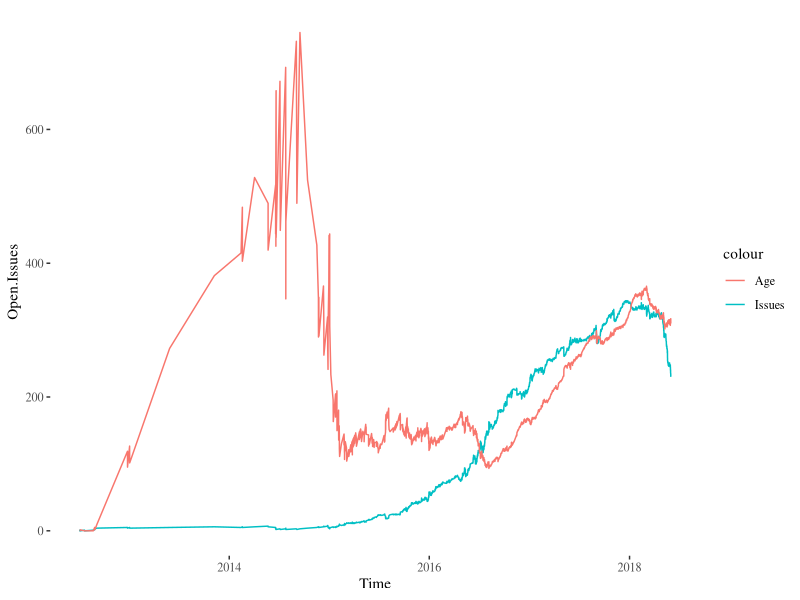
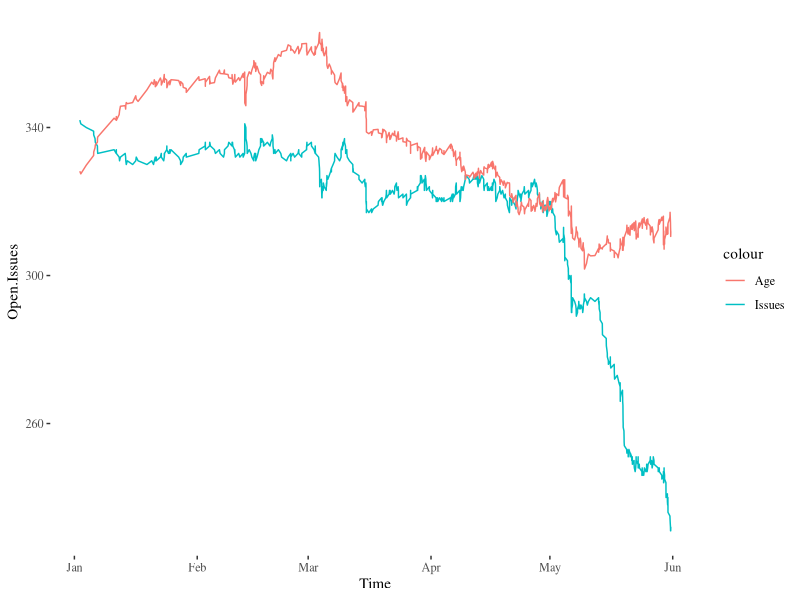
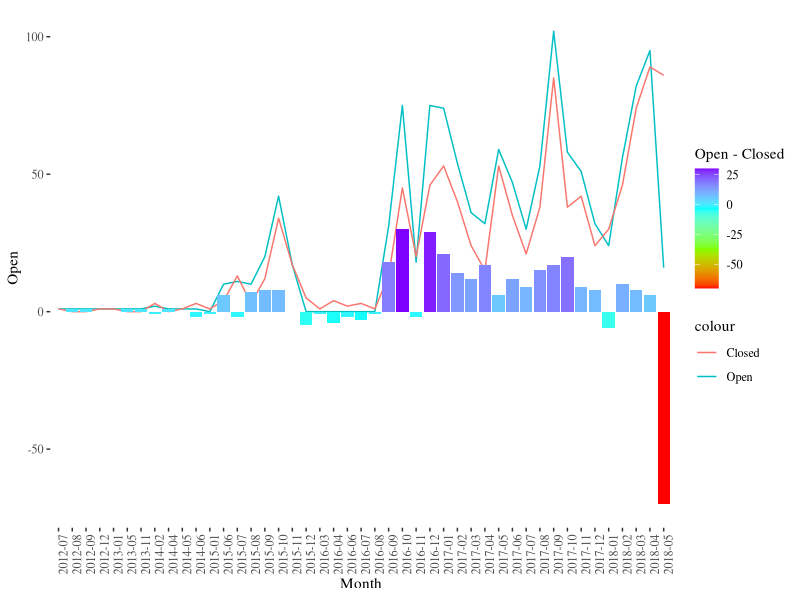

R code for these plots, in order:
library(ggplot2)
library(ggthemes)

issues.t <- read.csv("../data/issues-timeline.csv")

issues.t$Time <- as.POSIXct(gsub("T"," ",issues.t$Time))

ggplot(issues.t)+geom_line(data=issues.t,aes(x=Time,y=Open.Issues,color='Issues'))+geom_line(data=issues.t,aes(x=Time,y=Average.Age,color='Age'))+theme_tufte()
issues.2018 <- issues.t[issues.t$Time >= "2018-01-01",]
ggplot()+geom_line(data=issues.2018,aes(x=Time,y=Open.Issues,color='Issues'))+geom_line(data=issues.2018,aes(x=Time,y=Average.Age,color='Age'))+theme_tufte()


issues.m <- read.csv("../data/issues-month.csv")
issues.m$deficit <- issues.m$Closed - issues.m$Open

ggplot()  +geom_line(data=issues.m,aes(x=Month,y=Open,group=1,color='Open')) +geom_line(data=issues.m,aes(x=Month,y=Closed,group=1,color='Closed')) +geom_bar(data=issues.m, stat='identity',aes(x=Month,y=Open-Closed,fill=Open-Closed)) + scale_fill_gradientn(colours=rainbow(4))+theme_tufte() + theme(axis.text.x = element_text(angle = 90, hjust = 1))
